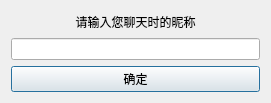
<?xml version="1.0" encoding="UTF-8"?>
<ui version="4.0">
 <class>Login</class>
 <widget class="QDialog" name="Login">
  <property name="geometry">
   <rect>
    <x>0</x>
    <y>0</y>
    <width>271</width>
    <height>103</height>
   </rect>
  </property>
  <property name="windowTitle">
   <string>Dialog</string>
  </property>
  <layout class="QGridLayout" name="gridLayout">
   <item row="1" column="0">
    <widget class="QLineEdit" name="lineEditName"/>
   </item>
   <item row="0" column="0">
    <widget class="QLabel" name="label">
     <property name="text">
      <string>请输入您聊天时的昵称</string>
     </property>
     <property name="alignment">
      <set>Qt::AlignCenter</set>
     </property>
    </widget>
   </item>
   <item row="2" column="0">
    <widget class="QPushButton" name="pushButtonOK">
     <property name="text">
      <string>确定</string>
     </property>
    </widget>
   </item>
  </layout>
 </widget>
 <resources/>
 <connections/>
</ui>
